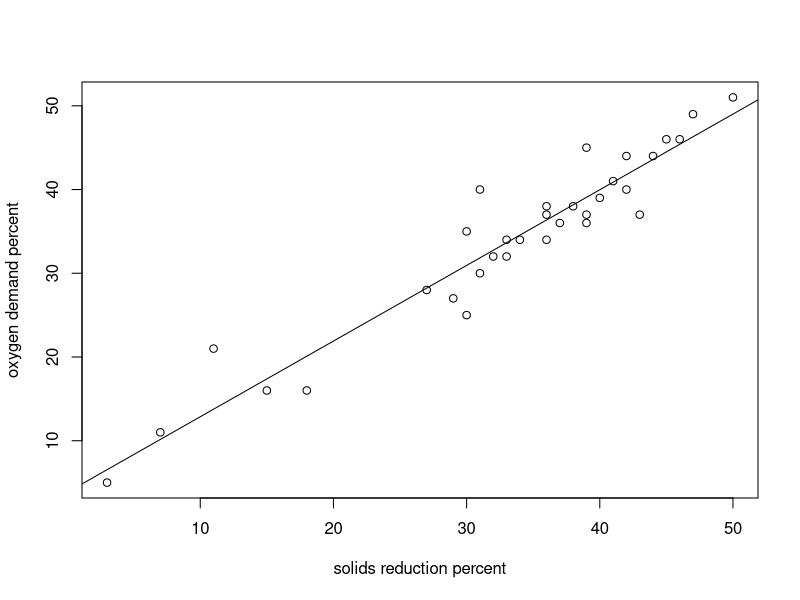

Write R code to recreate this figure. (Note: this script raises an error after producing the figure.)
setwd("/datascience/projects/statisticallyfit/github/R/RStatistics/STAT210 Statistical Modelling and Experimental Design/PRACTICALS/Worksheet_Chapter3_ODP_SRP/")

options(digits=10, show.signif.stars = FALSE)


dat1 <- read.table("worksheet1_data.txt", header=TRUE)
head(dat1)
attach(dat1)

xy.lm <- lm(ODP ~ SRP, data=dat1)

# Plot data and fitted line
plot(ODP ~ SRP, data=dat1, ylab="oxygen demand percent", xlab="solids reduction percent")
abline(xy.lm)
# Question 1: association seems strong, positive linear relation between x and y. 



# Step 2 - summary
summary(xy.lm)
anova(xy.lm)
# CI for regression coefs
betaCI(xy.lm)

# Question 2: line of fit: y-hat = 3.8296 + 0.9036x
# Question 3: t-test is significant and F-test is also , so yes SRP seems a good
# predictor of ODP
# Question 4: cor coef is
cor(ODP, SRP) # strong, positive linear relation
# note: positive since slope of B1 > 0
# Question 5: R^2: 
cor(ODP, SRP)^2
# About 91.3% of the sample variation in ODP is explained by the least squares line
# with SRP as predictor. 
# Question 6: signma squared estimate is s^2
3.23^2 # residual standard error on 31 degrees freedom
# also from sse/n-2 calculation
anv = anova(xy.lm)
anv$`Sum Sq`[2] / (nrow(dat1) - 2)

# Question 7 - interpretation of B1 confint
betaCI(xy.lm)
# We are 95% confident that for every 1-% increase in SRP, the average ODP increases
# by between 0.801 % and 1.01%. 

# INTERPRET SLOPE
# For a 1% increase in SRP, ODP will increase by 0.9%. 



# Step 3 - check model assumptions
par(mfrow=c(1,2))
plot(xy.lm, which=1:2, add.smooth=F)

library(ggplot2)
library(ggfortify)
autoplot(xy.lm)

# shaprio wilk normal residuals?
shapiro.test(xy.lm$residuals) # no evidence to reject null of normality. 

# Question 8 - assumptions of linear model: 
# 1. expectation of residuals E(ei | xi) = 0
# 2. variance of residuals is same for each xi: Var(ei | xi) = sigma^2 homoskedascity
# 3. residuals are normal with above mean and variance. 
# 4. errors associated with any two observations (yi, yj) are independent. So error
# from one y has no effect on error associated with other y-value (observed). 

# Question 9 - residuals appear normal (plot 2) and appear to have no pattern when
# compared to fitted y values (plot 1) so variance seems the same for all errors. 
# Observations 3 and 11 and 23 are potential outliers since they are
# outside the 2 standard dev. limit. 

# Question 10 - p-value = 0.10, not sig. at alpha=0.05 so no evidence to reject 
# the null hypothesis of normality

# Question 11 - reliability of SLR model based on CI and PI



# Step 4: Predicting
pred.df <- data.frame(SRP=c(10,20,30,40,50,60,70,80))
CI <- predict(xy.lm, interval="confidence", newdata=pred.df)
PI <- predict(xy.lm, interval="predict", newdata=pred.df)
cbind(pred.df$SRP, CI, PI)

# Plotting confidence bands
par(mfrow=c(1,1))
plot(pred.df$SRP, CI[,1], type="b", pch=16, xlab="SRP", ylab="mean ODP", 
     main="Scatterplot of ODP ~ SRP, with predicted values and 95% 
     confidence and prediction abnds")
points(dat1$ODP, dat1$SRP)

legend(10, 50, lty=c(1, 2, 3), legend=c("Line of best fit", 
                                        "95% Confidence Bands",
                                        "95% Prediction Bands"))
legend(10, 42, pch=c(1,16), legend=c("observed values", "predicted values"))

# lwr CI
lines(pred.df$SRP, CI[,2], lty=2) # lty = linetype, lty = 2 is dashed
# upr CI
lines(pred.df$SRP, CI[,3], lty=2)
# lwr PI
lines(pred.df$SRP, PI[,2], lty=3) # pred intervals always wider than CIs
# upr PI
lines(pred.df$SRP, PI[,3], lty=3)
